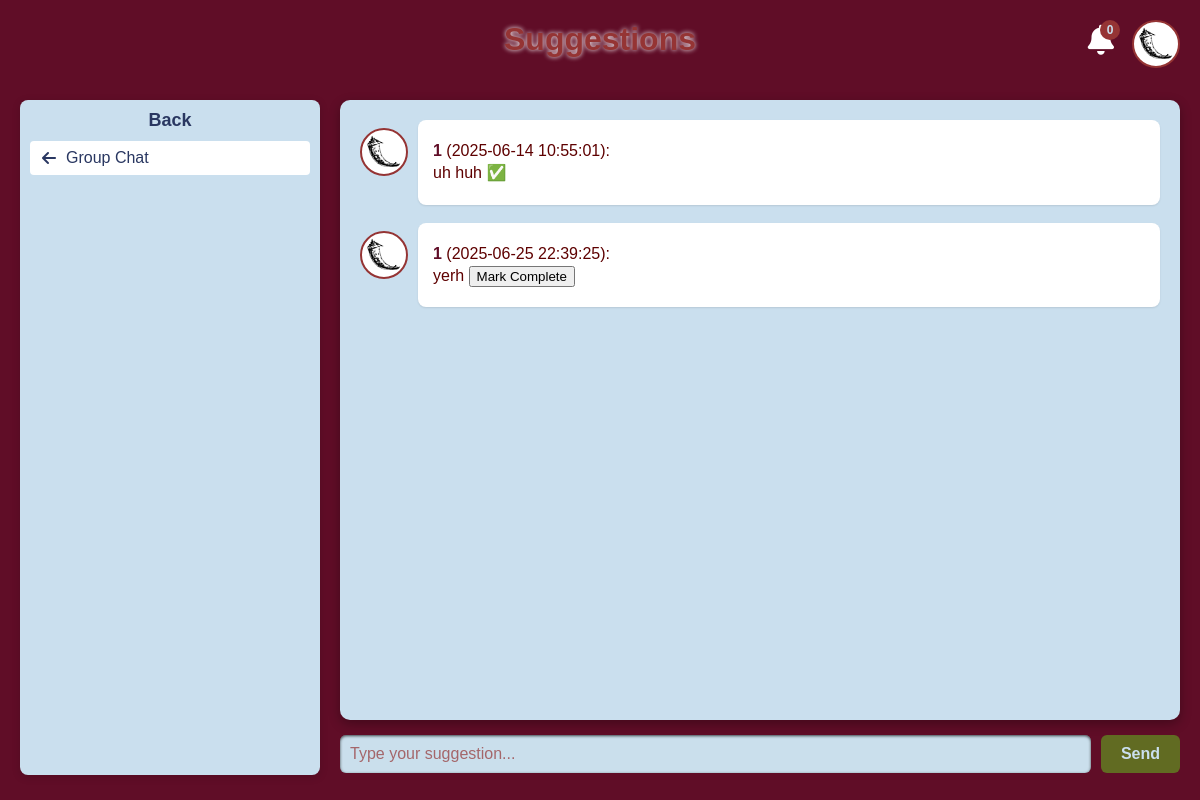
The page /suggestions (signed in) on the database its author committed.
### flask_app.py (models this page shows)
class Suggestion(db.Model):
    id = db.Column(db.Integer, primary_key=True)
    sender_id = db.Column(db.Integer, db.ForeignKey("user.id"), nullable=False)
    suggestion_text = db.Column(db.Text, nullable=False)
    timestamp = db.Column(
        db.DateTime, default=lambda: datetime.now(pytz.utc).astimezone(timezone)
    )
    completed = db.Column(db.Boolean, default=False)

class User(db.Model):
    id = db.Column(db.Integer, primary_key=True)
    username = db.Column(db.String(80), unique=True, nullable=False)
    password_hash = db.Column(db.String(120), nullable=False)
    last_seen = db.Column(db.DateTime, default=lambda: datetime.now(pytz.utc).astimezone(timezone))
    messages = db.relationship("Message", backref="sender", lazy=True)
    sent_private_messages = db.relationship(
        "PrivateMessage",
        foreign_keys="PrivateMessage.sender_id",
        backref="sender",
        lazy=True,
    )
    received_private_messages = db.relationship(
        "PrivateMessage",
        foreign_keys="PrivateMessage.recipient_id",
        backref="recipient",
        lazy=True,
    )
    suggestions = db.relationship("Suggestion", backref="sender", lazy=True)

### flask_app.py (the view)
@app.route("/suggestions")
@login_required
def suggestions():
    current_user = User.query.get(session["user_id"])
    suggestions = Suggestion.query.order_by(Suggestion.timestamp.asc()).all()
    user_images = get_user_images()
    return render_template("suggestions.html", user=current_user, suggestions=suggestions, user_images=user_images)

### flask_app.py (called while the page is built)
def login_required(f):
    @wraps(f)
    def decorated_function(*args, **kwargs):
        if "user_id" not in session:
            return redirect(url_for("login"))
        return f(*args, **kwargs)
    return decorated_function

def get_user_images():
    return [f for f in os.listdir(app.config["UPLOAD_FOLDER"]) if f.endswith(('.png', '.jpg', '.jpeg'))]

### templates/suggestions.html (shortened to what this page needs)
<!DOCTYPE html>
<html lang="en">
  <head>
    <link
      rel="stylesheet"
      href="https://cdnjs.cloudflare.com/ajax/libs/font-awesome/6.5.0/css/all.min.css"
    />
    <link
      href="{{ url_for('static', filename='styles.css') }}"
      rel="stylesheet"
    />
  </head>
  <body>
    <div id="appContainer">
      <div id="profileMenuContainer">
        <button id="profileButton" aria-label="User Profile">
          <img
            class="profile-pic"
            src="{{ url_for('static', filename='users/' + user.id|string + '.png') if user.id|string + '.png' in user_images else url_for('static', filename='123.png') }}"
            alt="{{ user.username }}"
          />
        </button>
      </div>
      <div id="notificationContainer">
        <button id="notificationButton">
          <i class="fas fa-bell"></i>
          <span id="badge">0</span>
        </button>
      </div>
      <h1 id="title">Suggestions</h1>
      <div id="content">
        <div id="users">
          <h2>Back</h2>
          <ul>
            <li>
              <a href="/">
                <i class="fas fa-arrow-left"></i> Group Chat
              </a>
            </li>
          </ul>
        </div>
        <div id="mainArea">
          <div id="messages">
            {% for suggestion in suggestions %}
            <div class="message-container">
              <a href="/profile/{{ suggestion.sender.id }}">
                <img
                  class="message-profile-pic"
                  src="{{ url_for('static', filename='users/' + suggestion.sender.id|string + '.png') if suggestion.sender.id|string + '.png' in user_images else url_for('static', filename='123.png') }}"
                  alt="{{ suggestion.sender.username }}"
                />
              </a>
              <div class="message-content">
                <p>
                  <a href="/profile/{{ suggestion.sender.id }}"><strong>{{ suggestion.sender.username }}</strong></a> ({{ suggestion.timestamp.strftime('%Y-%m-%d %H:%M:%S') }}):<br>
                  {{ suggestion.suggestion_text }}
                  {% if suggestion.completed %}
                  ✅
                  {% elif user.username == "admin" %}
                  <button onclick="markComplete({{ suggestion.id }})" class="complete-btn">Mark Complete</button>
                  {% endif %}
                </p>
              </div>
            </div>
            {% endfor %}
          </div>
          <form id="form" method="POST" action="{{ url_for('send_suggestion') }}">
            <input
              id="suggestionPlace"
              type="text"
              name="suggestion"
              placeholder="Type your suggestion..."
              required
              autofocus
            />
            <input
              id="sendButton"
              type="submit"
              value="Send"
              aria-label="Send Suggestion"
            />
          </form>
        </div>
      </div>
    </div>
  </body>
</html>

### static/styles.css (style rules this page uses)
html, body { margin: 0; padding: 0; font-family: "Lucida Sans", sans-serif; background-color: #600d27; min-height: 100vh; color: #cadfee; overflow-x: hidden; }
h1, h2, p, li { color: #953434; }
h1 { text-align: center; text-shadow: white 0px 0px 5px; }
#title, #content { display: flex; justify-content: center; }
#appContainer { min-height: 100vh; display: flex; flex-direction: column; }
#content { display: flex; gap: 20px; padding: 20px; box-sizing: border-box; flex: 1; min-height: 0; }
#users { background-color: #cadfee; border-radius: 8px; box-shadow: 0 2px 8px rgba(0, 0, 0, 0.15); padding: 10px 0; width: 300px; flex-shrink: 0; max-height: calc(100vh - 145px); overflow-y: auto; scrollbar-width: thin; scrollbar-color: #953434 #cadfee; position: relative; }
#users h2 { margin: 0 0 10px; font-size: 18px; text-align: center; color: #293761; }
#users ul { list-style: none; margin: 0; padding: 0 10px; }
#users li { background: #fff; margin-bottom: 8px; padding: 8px 12px; border-radius: 4px; transition: background-color 0.3s, transform 0.2s; }
#users a { color: #293761; text-decoration: none; font-weight: 500; display: flex; align-items: center; gap: 10px; position: relative; padding-right: 28px; }
#mainArea { flex: 1; display: flex; flex-direction: column; min-height: 0; }
#messages { height: calc(100vh - 210px); overflow-y: auto; padding: 15px; border-radius: 10px; background-color: #cadfee; color: #cadfee; box-shadow: 0 4px 12px rgba(0, 0, 0, 0.3); display: flex; flex-direction: column; scrollbar-width: thin; scrollbar-color: #953434 #cadfee; position: relative; }
#messages p { background-color: white; color: #5e0000; padding: 10px; margin: 5px 0; border-radius: 8px; max-width: 80%; word-wrap: break-word; }
#messages p a { text-decoration: none; color: inherit; }
#messages p strong { color: #600d27; }
#form { display: flex; margin-top: 15px; gap: 10px; }
#sendButton { background-color: #616b22; color: #cadfee; border: none; padding: 10px 20px; border-radius: 6px; cursor: pointer; font-size: 16px; font-weight: bold; transition: background-color 0.3s ease; }
#suggestionPlace { flex: 1; padding: 10px; border: none; border-radius: 6px; background-color: #cadfec; color: #5e0000; font-size: 16px; box-shadow: inset 0 1px 3px rgba(0, 0, 0, 0.7); }
#suggestionPlace::placeholder { color: #953434; opacity: 0.7; }
#profileMenuContainer { position: absolute; top: 20px; right: 20px; }
#profileButton { background: none; border: none; cursor: pointer; padding: 0; }
.profile-pic { width: 40px; height: 40px; border-radius: 50%; object-fit: cover; border: 2px solid #953434; background-color: white; padding: 2px; }
#notificationContainer { position: absolute; top: 20px; right: 80px; z-index: 1000; }
#notificationButton { background: none; border: none; cursor: pointer; padding-top: 5px; position: relative; }
#notificationButton i { font-size: 30px; color: white; transition: transform 0.2s; }
#badge { position: absolute; top: 0px; right: 0px; background-color: #953434; color: #cadfee; border-radius: 50%; width: 20px; height: 20px; display: flex; align-items: center; justify-content: center; font-size: 12px; font-weight: bold; }
.message-container { display: flex; align-items: flex-start; margin-bottom: 8px; padding: 5px; }
.message-profile-pic { width: 40px; height: 40px; border-radius: 50%; object-fit: cover; margin-right: 10px; flex-shrink: 0; margin-top: 8px; transition: transform 0.2s ease; border: 2px solid #953434; background-color: white; padding: 2px; }
.message-content { flex-grow: 1; background-color: white; padding: 5px; border-radius: 8px; box-shadow: 0 1px 2px rgba(0, 0, 0, 0.1); }
.message-content p { margin: 0; line-height: 1.4; }

### rows shown on the page
Suggestion: sender.username "1", timestamp "2025-06-14 10:55:01", suggestion_text "uh huh"
Suggestion: sender.username "1", timestamp "2025-06-25 22:39:25", suggestion_text "yerh"
